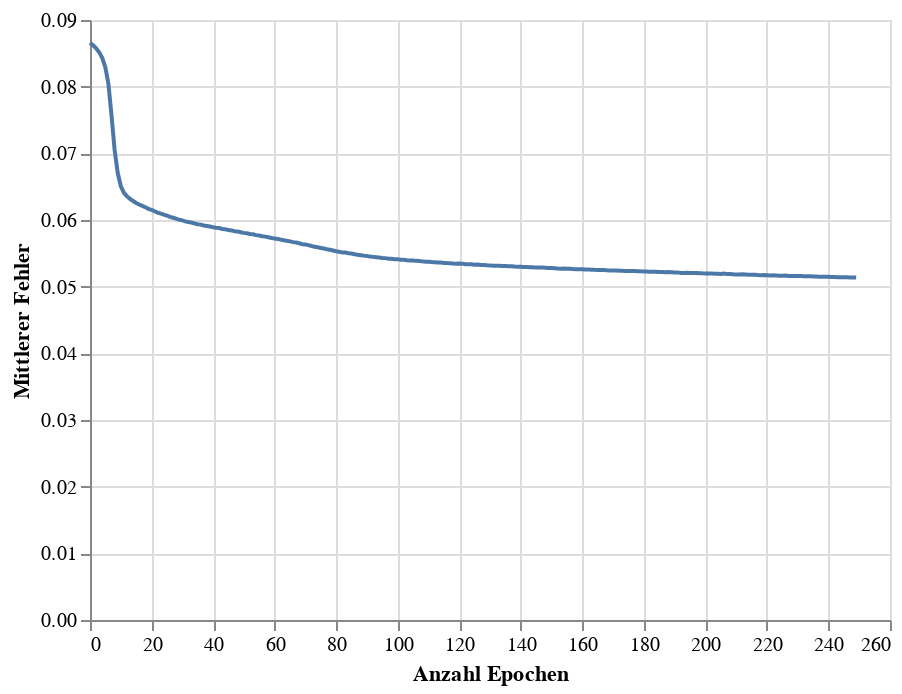

This figure's notebook cell:
### Code cell
train_chart = alt.Chart(loss_df).mark_line().encode(
    x=alt.X('Epoch', title = 'Anzahl Epochen'),
    y=alt.Y('Loss', title = 'Mittlerer Fehler')
)
# glue('train-loss-team', train_chart,display=True)
train_chart

### Figure 1 — Vega-Lite specification as saved in the notebook (floating-point values rounded to 4 significant figures; data arrays with more than 128 entries replaced by an {"elided": "..."} marker saying what was removed)
{"config": {"view": {"continuousWidth": 400, "continuousHeight": 300}}, "data": {"name": "data-abc28bb96cab7030034a7d9f18819fe6"}, "mark": "line", "encoding": {"x": {"field": "Epoch", "title": "Anzahl Epochen", "type": "quantitative"}, "y": {"field": "Loss", "title": "Mittlerer Fehler", "type": "quantitative"}}, "$schema": "https://vega.github.io/schema/vega-lite/v4.17.0.json", "datasets": {"data-abc28bb96cab7030034a7d9f18819fe6": {"elided": "250 records"}}}
